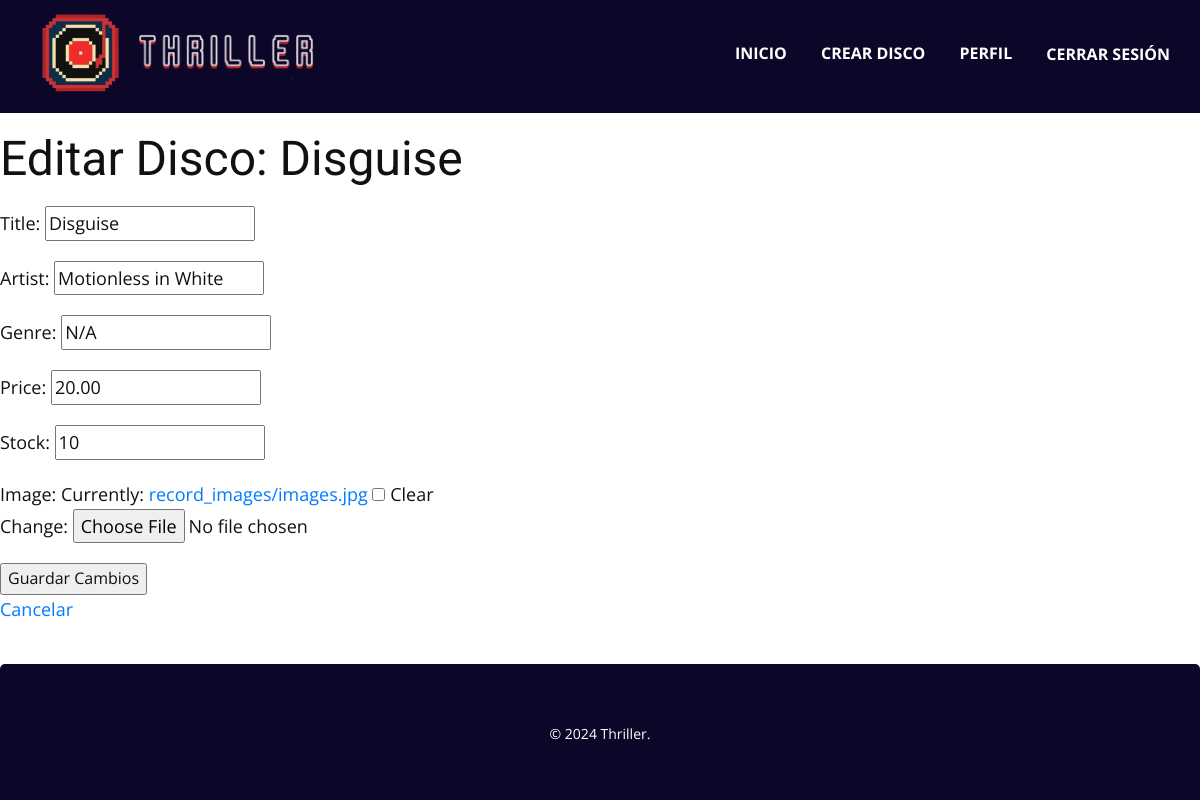
The page /record/1/edit/ (signed in) on the database as committed earlier.
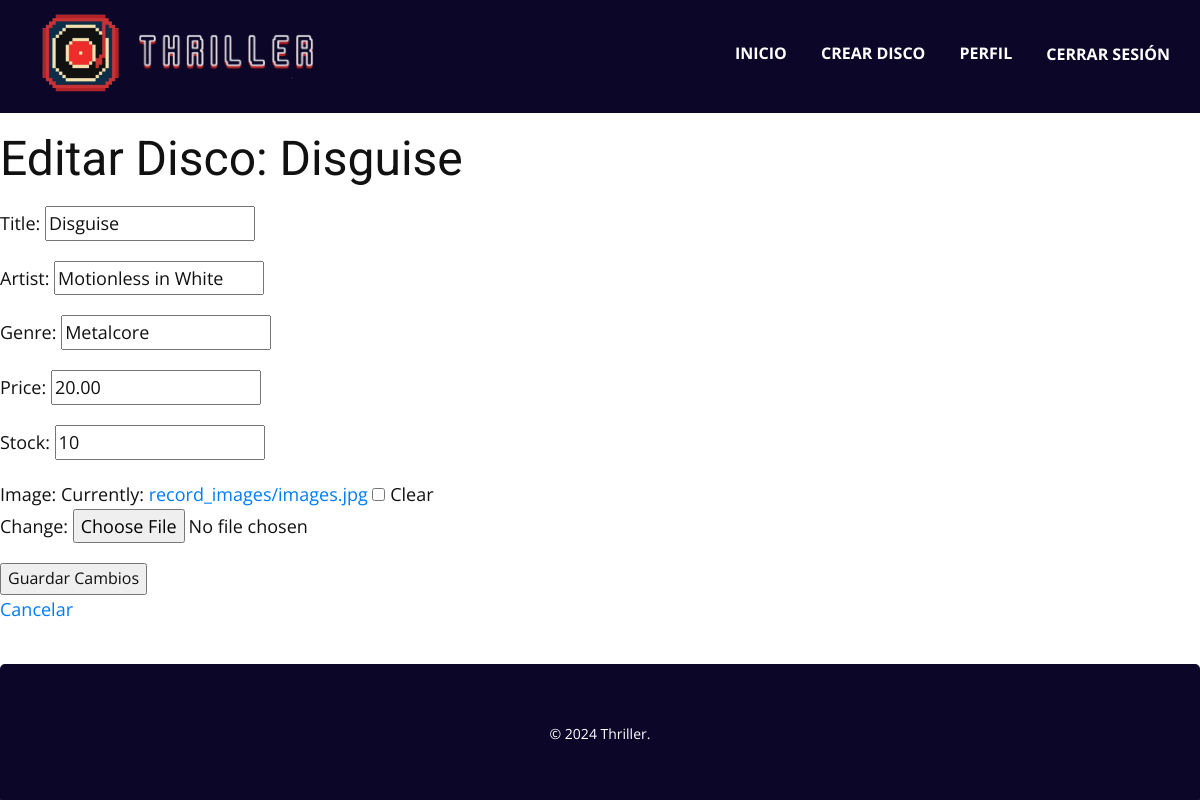
The same page on the database as committed later.
### store/models.py (models this page shows, shortened)
class Record(models.Model):
    title = models.CharField(max_length=100)
    artist = models.CharField(max_length=100)
    price = models.DecimalField(max_digits=10, decimal_places=2)
    stock = models.PositiveIntegerField()
    image = models.ImageField(upload_to='record_images/', blank=True, null=True)
    genre = models.CharField(max_length=100, default="N/A")

### store/views.py (the view)
# urls.py: path('record/<int:record_id>/edit/', views.edit_record, name='edit_record'),
@login_required
@user_passes_test(lambda u: u.is_staff)
def edit_record(request, record_id):
    record = get_object_or_404(Record, id=record_id)
    if request.method == 'POST':
        form = RecordForm(request.POST, request.FILES, instance=record)
        if form.is_valid():
            form.save()
            messages.success(request, "El disco ha sido actualizado correctamente.")
            return redirect('record_detail', record_id=record.id)
    else:
        form = RecordForm(instance=record)
    return render(request, 'store/edit_record.html', {'form': form, 'record': record})

### store/forms.py
class RecordForm(forms.ModelForm):
    class Meta:
        model = Record
        fields = ['title', 'artist', "genre", 'price', 'stock', 'image']

### store/templates/store/edit_record.html (shortened to what this page needs)
{% extends 'base.html' %}
{% block content %}
    <h2>Editar Disco: {{ record.title }}</h2>
    <form method="POST" enctype="multipart/form-data">
        {{ form.as_p }}
        <button type="submit">Guardar Cambios</button>
    </form>
    <a href="{% url 'record_detail' record.id %}">Cancelar</a>
{% endblock %}

Rows that differ between the two databases and show on the page:
changed Record "Disguise": genre "N/A" → "Metalcore"
